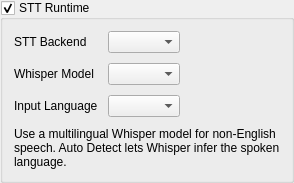
              <widget class="QGroupBox" name="stt_runtime_box">
               <property name="title">
                <string>STT Runtime</string>
               </property>
               <property name="checkable">
                <bool>true</bool>
               </property>
               <property name="checked">
                <bool>true</bool>
               </property>
               <layout class="QVBoxLayout" name="sttRuntimeLayout">
                <property name="spacing">
                 <number>10</number>
                </property>
                <item>
                 <layout class="QFormLayout" name="sttRuntimeForm">
                  <property name="fieldGrowthPolicy">
                   <enum>QFormLayout::FieldGrowthPolicy::ExpandingFieldsGrow</enum>
                  </property>
                  <item row="0" column="0">
                   <widget class="QLabel" name="stt_backend_label">
                    <property name="text">
                     <string>STT Backend</string>
                    </property>
                   </widget>
                  </item>
                  <item row="0" column="1">
                   <widget class="QComboBox" name="stt_backend_combo"/>
                  </item>
                  <item row="1" column="0">
                   <widget class="QLabel" name="stt_model_label">
                    <property name="text">
                     <string>Whisper Model</string>
                    </property>
                   </widget>
                  </item>
                  <item row="1" column="1">
                   <widget class="QComboBox" name="stt_model_combo"/>
                  </item>
                  <item row="2" column="0">
                   <widget class="QLabel" name="stt_language_label">
                    <property name="text">
                     <string>Input Language</string>
                    </property>
                   </widget>
                  </item>
                  <item row="2" column="1">
                   <widget class="QComboBox" name="stt_language_combo"/>
                  </item>
                 </layout>
                </item>
                <item>
                 <widget class="QLabel" name="stt_runtime_hint_label">
                  <property name="text">
                   <string>Use a multilingual Whisper model for non-English speech. Auto Detect lets Whisper infer the spoken language.</string>
                  </property>
                  <property name="wordWrap">
                   <bool>true</bool>
                  </property>
                 </widget>
                </item>
               </layout>
             </widget>
